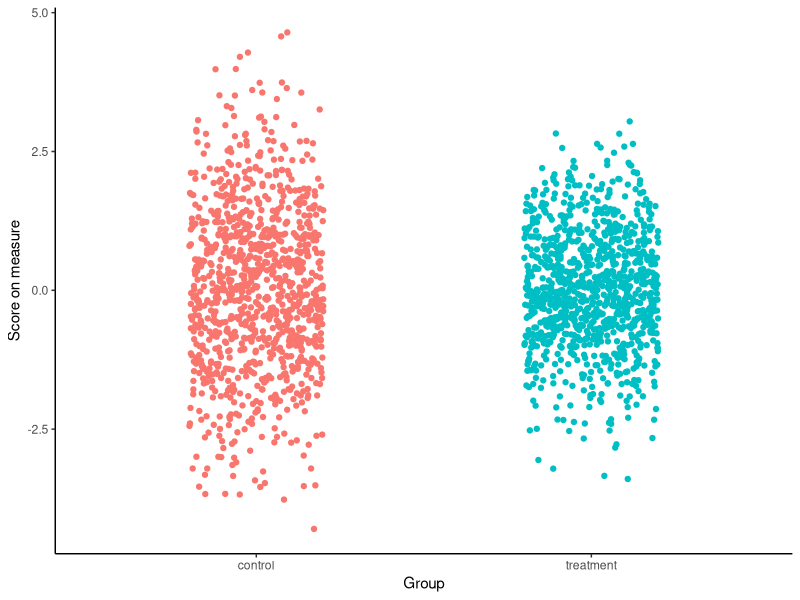
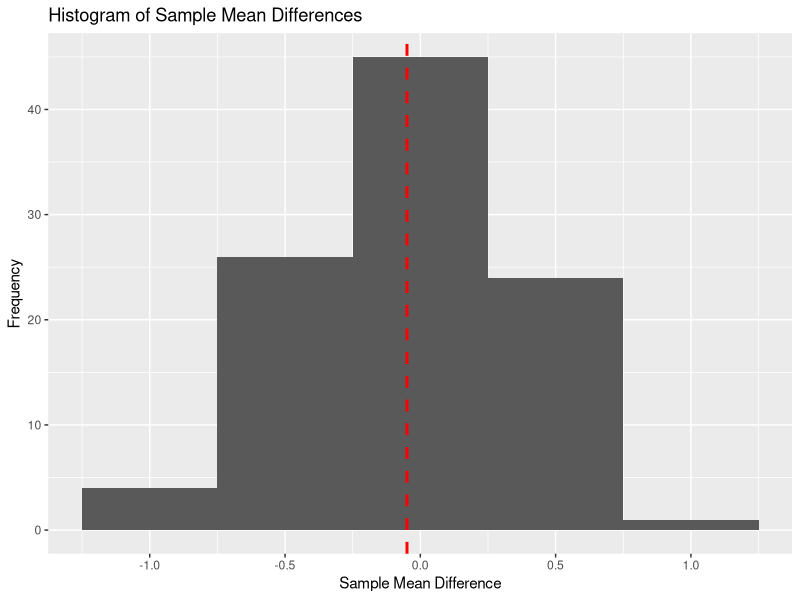
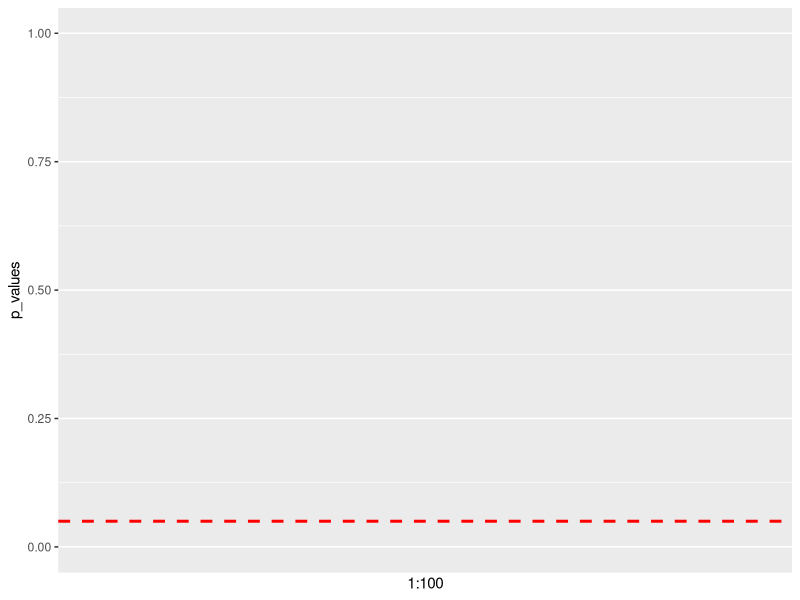
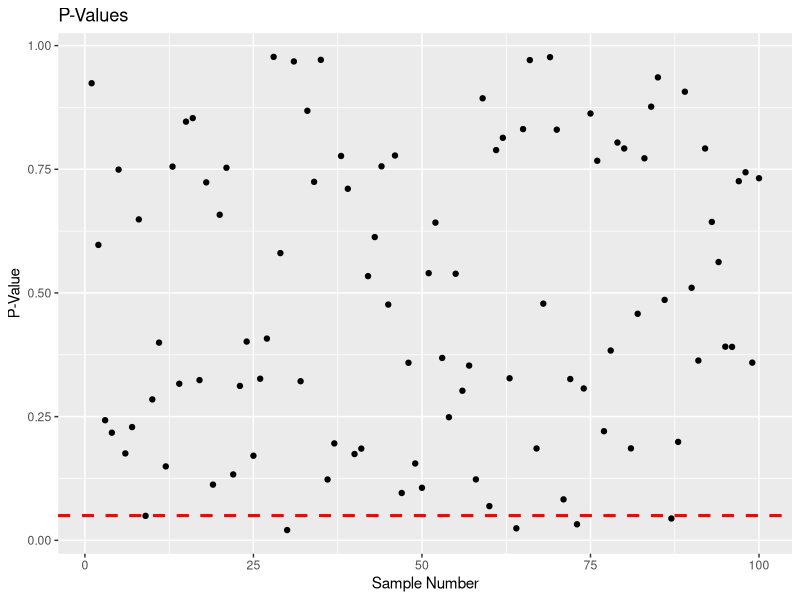
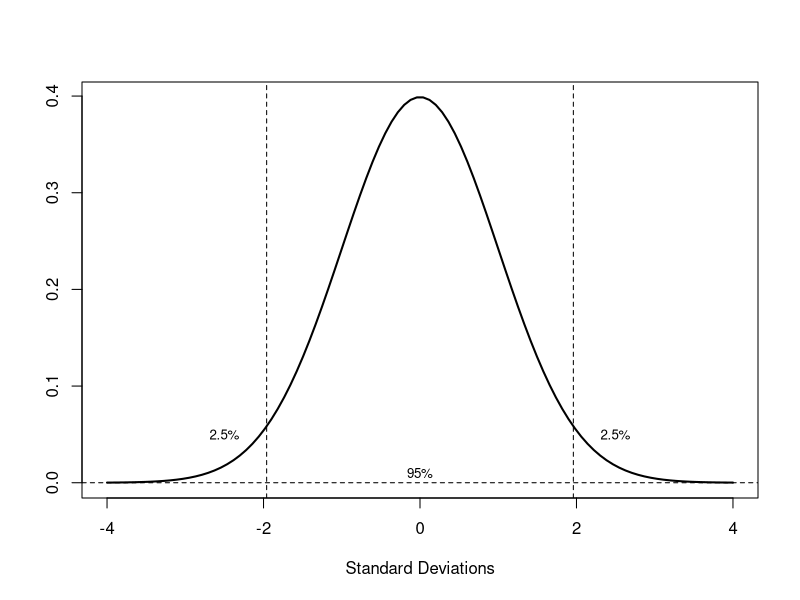

These figures' R source, in order:
## ---- chunk 1


# generate a dataframe made of 2 vectors named Treatment and Control. Each vector has 1000 elements generated from a normal distribution with mean 0. Treatment has an SD of 3 and Control has an SD of 1.

#treatment <- rnorm(1000, mean = 0, sd = 1)
#control <- rnorm(1000, mean = 0, sd = 1.5)

#data <- data.frame(treatment, control)

#write.csv(data, "popData.csv")

data <- read.csv("popData.csv")

# plot a scatterplot of the data using ggplot2. reorganise the data into long format first.


library(ggplot2)

data_long <- data.frame(
  group = c(rep("treatment", 1000), rep("control", 1000)),
  value = c(data$treatment, data$control)
)


# show a scatterplot of the data with colour representing group membership

ggplot(data_long, aes(x = group, y = value, colour = group)) +
  geom_jitter(width = 0.2, height = 0) +
  theme_classic() +
  theme(legend.position = "none") +
  labs(x = "Group", y = "Score on measure")





## ---- chunk 2


# generate a dataframe made of 2 vectors named Treatment and Control. Each vector has 1000 elements generated from a normal distribution with mean 0. Treatment has an SD of 3 and Control has an SD of 1.


# plot a scatterplot of the data using ggplot2. reorganise the data into long format first.




# Create 100 random samples of size 20 from the treatment and control vectors. Calculate the mean of each sample and store it in a vector called sample_means.

sample_mean_diffs <- c()
p_values <- c()
conf_int <- c()
cohens_d <- c()

set.seed(1232)

for (i in 1:100) {
  sample1 <- sample(data$treatment, size = 20)
  sample2 <- sample(data$control, size = 20)
  sample_mean_diffs[i] <- mean(sample1) - mean(sample2)
  p_values[i] <- t.test(sample1, sample2)$p.value
  conf_int[i] <- t.test(sample1, sample2)$conf.int[2] - t.test(sample1, sample2)$conf.int[1]
  cohens_d[i] <- (mean(sample1) - mean(sample2)) / sqrt(((length(sample1) - 1) * var(sample1) + (length(sample2) - 1) * var(sample2)) / (length(sample1) + length(sample2) - 2))
}


# Plot a histogram of the sample means using ggplot2

library(ggplot2)

ggplot(data.frame(sample_mean_diffs), aes(x = sample_mean_diffs)) +
  geom_histogram(binwidth = 0.5) +
  geom_vline(aes(xintercept = mean(sample_mean_diffs)), color = "red", linetype = "dashed", size = 1) +
  ggtitle("Histogram of Sample Mean Differences") +
  xlab("Sample Mean Difference") +
  ylab("Frequency")


## ---- chunk 3

p <- ggplot(data.frame(p_values), aes(x = 1:100, y = p_values)) +
  geom_hline(aes(yintercept = 0.05), color = "red", linetype = "dashed", size = 1)

# set ylim to c(0, 1) to zoom in on the p-values

p + ylim(c(0, 1)) 

## ---- chunk 4


# Plot a the p-values using ggplot2. use a scatterplot with the x-axis being the sample number and the y-axis being the p-value.


p <- p+  geom_point() +
  geom_hline(aes(yintercept = 0.05), color = "red", linetype = "dashed", size = 1) +
  ggtitle("P-Values") +
  xlab("Sample Number") +
  ylab("P-Value")

library(gganimate)

p1 <- p + transition_states(1:100, transition_length = 2) + 
  shadow_mark() +
  enter_fade() 

animate(p1, fps = 5, duration = 20, end_pause = 10)





## ---- chunk 5

p

## ---- chunk 6

# plot of notmal distribution with 2.5% shaded on each side

x <- seq(-4, 4, length=100)

y <- dnorm(x, mean=0, sd=1)

plot(x, y, type="l", lwd=2, xlab="Standard Deviations", ylab="")

abline(v=c(-1.96, 1.96), lty=2)

abline(h=0, lty=2)


## add labels to represent the percentages of the distribution in the shaded and non-shaded areas

text(-2.5, 0.05, "2.5%", cex=0.8)

text(2.5, 0.05, "2.5%", cex=0.8)

text(0, 0.01, "95%", cex=0.8)
